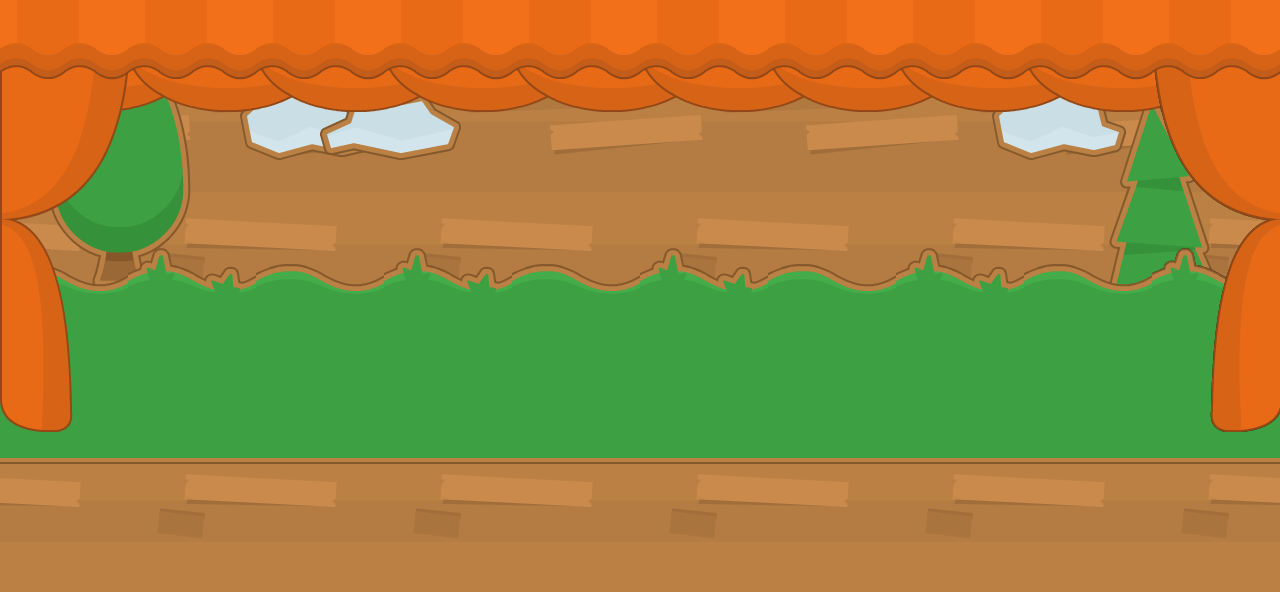

Rendered tile map (Tiled .tmx) drawn with the repository's tilesets; below, a short description and the map source with its tile grids summarised:
An orthogonal 80x37 tile map with 16x16 px tiles, 7 tile layers (Background, Tree, Grass, Cloud, ...), 2 tilesets.

<map version="1.0" orientation="orthogonal" renderorder="right-down" width="80" height="37" tilewidth="16" tileheight="16" nextobjectid="1">
 <tileset firstgid="1" name="Stall" tilewidth="256" tileheight="426" tilecount="17" columns="0">
  <tile id="0">
   <image width="256" height="256" source="../images/Stall/bg_blue.png" />
  </tile>
  <tile id="1">
   <image width="256" height="256" source="../images/Stall/bg_green.png" />
  </tile>
  <tile id="2">
   <image width="256" height="256" source="../images/Stall/bg_red.png" />
  </tile>
  <tile id="3">
   <image width="256" height="256" source="../images/Stall/bg_wood.png" />
  </tile>
  <tile id="4">
   <image width="134" height="82" source="../images/Stall/cloud1.png" />
  </tile>
  <tile id="5">
   <image width="141" height="84" source="../images/Stall/cloud2.png" />
  </tile>
  <tile id="6">
   <image width="131" height="426" source="../images/Stall/curtain_reverse.png" />
  </tile>
  <tile id="7">
   <image width="40" height="21" source="../images/Stall/curtain_rope.png" />
  </tile>
  <tile id="8">
   <image width="256" height="80" source="../images/Stall/curtain_straight.png" />
  </tile>
  <tile id="9">
   <image width="200" height="63" source="../images/Stall/curtain_top.png" />
  </tile>
  <tile id="10">
   <image width="131" height="426" source="../images/Stall/curtain.png" />
  </tile>
  <tile id="11">
   <image width="132" height="200" source="../images/Stall/grass1.png" />
  </tile>
  <tile id="12">
   <image width="132" height="216" source="../images/Stall/grass2.png" />
  </tile>
  <tile id="13">
   <image width="143" height="244" source="../images/Stall/tree_oak.png" />
  </tile>
  <tile id="14">
   <image width="119" height="255" source="../images/Stall/tree_pine.png" />
  </tile>
  <tile id="15">
   <image width="132" height="224" source="../images/Stall/water1.png" />
  </tile>
  <tile id="16">
   <image width="132" height="223" source="../images/Stall/water2.png" />
  </tile>
 </tileset>
 <tileset firstgid="18" name="bg_wood" tilewidth="16" tileheight="16" tilecount="256" columns="16">
  <image source="../images/Stall/bg_wood.png" width="256" height="256" />
 </tileset>
 <layer name="Background" width="80" height="37">
  <data>[2960 cells, 1685 non-empty, 257 distinct tile ids]</data>
 </layer>
 <layer name="Tree" width="80" height="37">
  <data>[2960 cells, 2 non-empty, 2 distinct tile ids]</data>
 </layer>
 <layer name="Grass" width="80" height="37">
  <data>[2960 cells, 10 non-empty, 2 distinct tile ids]</data>
 </layer>
 <layer name="Cloud" width="80" height="37">
  <data>[2960 cells, 3 non-empty, 2 distinct tile ids]</data>
 </layer>
 <layer name="Curtain2" width="80" height="37">
  <data>[2960 cells, 9 non-empty, 1 distinct tile ids]</data>
 </layer>
 <layer name="Curtain3" width="80" height="37">
  <data>[2960 cells, 2 non-empty, 2 distinct tile ids]</data>
 </layer>
 <layer name="Curtain1" width="80" height="37">
  <data>[2960 cells, 5 non-empty, 1 distinct tile ids]</data>
 </layer>
</map>
